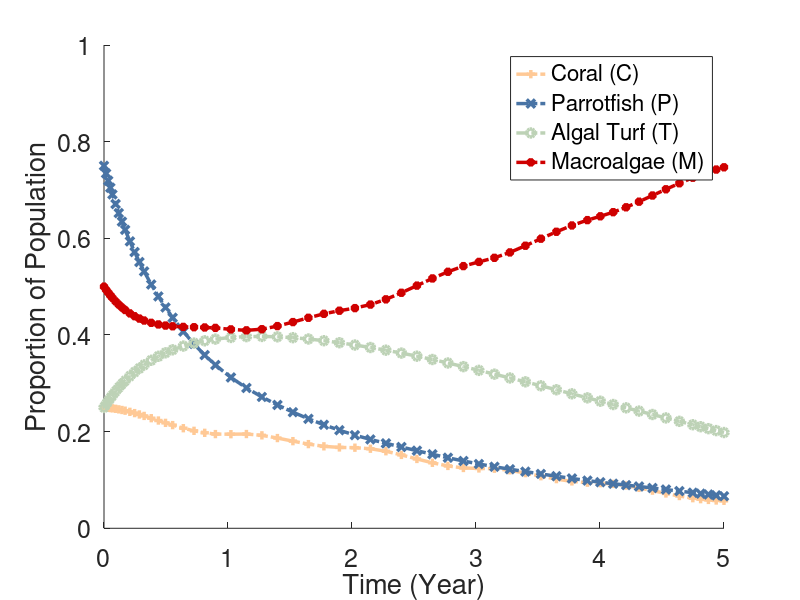

Write the MATLAB code that produced this figure. (Note: this script raises an error after producing the figure.)
%%% Compartment Model Calculations
%%% Team Coral Reefsearchers
%
% Note: In order to use Animation View, function 'f' and variables [t, ya]
%       must be loaded into the workspace first by running Single View then
%       commenting out Single View.
%--------------------------------------------------------------------------
%% Parameter Values
mu1 = 0.15; % mortality rate of coral reefs
mu2 = 0.22; % natural death rate of parrotfish
q = 0.47; % intrinsic growth rate for parrotfish
omega = 1; % %maximum grazing intensity
sigma = 0.01; % rate that parrotfish bite corals
r = 0.5; % rate that coral recruit to overgrow algal turfs
phi = 0.8; %rate that macroalgae spread vegetative over algal turfs
beta = 1; % carrying capacity

a0 = 0.99; % rate that coral is overgrown by macroalgae
h = 0.1; %<----CONTROL VARIABLE FOR GAME THEORY

%grazing intensity 'g'
g = @(P) (omega*P)/beta;

%sin function of 
a = @(t) abs((a0*(9*sin(pi*t)+1))/(10));

%--------------------------------------------------------------------------


%--------------------------------------------------------------------------
%% Compartment Initial Conditions
C = 1/4;
P = 3/4;
T = 1/4;
M = 1/2;
Prop_Total = C + T + M;
%--------------------------------------------------------------------------


%--------------------------------------------------------------------------
%% Single View - System of Differential Equations
% dC/dt = rTC + sigmaPC - C(aM + d)
% dP/dt = qP(1-P/betaC) - (h + mu)P 
% dT/dt = dC + (g(P)M)/(M + T) - (rC + phiM)T
% dM/dt = aMC + phiMT - (g(P)M)/(M + T)
%
% C = y(1), P = y(2), T = y(3), M = y(4), C+T+M = y(5)
f = @(t,y) [r*y(3)*y(1) + sigma*y(2)*y(1) - y(1)*(a(t)*y(4) + mu1),
        q*y(2)*(1-(y(2)/(beta*y(1)))) - (h+mu2)*y(2), 
        mu1*y(1) +  (g(y(2))*y(4))/(y(4)+y(3)) - (r*y(1) + phi*y(4))*y(3),
        a(t) * y(4)*y(1) + phi*y(4)*y(3) - (g(y(2))*y(4))/(y(4)+y(3)),
        y(1)+y(3)+y(4)];
            
[t,ya] = ode45(f, [0 5], [C, P, T, M, Prop_Total]);

figure
hold on
plot(t, ya(:,1), '+-.', 'Color', '#FFC996', 'Linewidth', 2.5)
plot(t, ya(:,2), 'x-.', 'Color', '#4974A5', 'Linewidth', 2.5)
plot(t, ya(:,3), 'o-.', 'Color', '#BDD2B6', 'Linewidth', 2.5)
plot(t, ya(:,4), '*-.', 'Color', '#CF0000', 'Linewidth', 2.5)
%legend('Coral (C)', 'Algal Turf (T)', 'Macroalgae (M)')
set(gca, 'FontSize',18);
ylim([0 1]);
legend('Coral (C)', 'Parrotfish (P)', 'Algal Turf (T)', 'Macroalgae (M)')
%text(0.25,0.05,txt, 'FontSize', 18);
xlabel('Time (Year)')
ylabel('Proportion of Population')
%--------------------------------------------------------------------------


%--------------------------------------------------------------------------
%% Animation View - System of Differential Equations
% for i = 1:length(t)
%     a0 = i/length(t);
%     a = @(t) abs((a0*(9*sin(pi*t)+1))/(10));
%     
%     % System of Differential Equations
%     f = @(t,y) [r*y(3)*y(1) + sigma*y(2)*y(1) - y(1)*(a(t)*y(4) + mu1),
%             q*y(2)*(1-(y(2)/(beta*y(1)))) - (h+mu2)*y(2), 
%             mu1*y(1) + (g(y(2))*y(4))/(y(4)+y(3)) - (r*y(1) + phi*y(4))*y(3),
%             a(t) * y(4)*y(1) + phi*y(4)*y(3) - (g(y(2))*y(4))/(y(4)+y(3)),
%             y(1)+y(3)+y(4)];
%     
%     % Solve using ODE45
%     [t,ya] = ode45(f, [0 5], [C, P, T, M, 1]);
%     
%     % Plot
%     txt = ['a_0 = ' num2str(a0)]; % shows value of param value at iteration
%     
%     fig = figure;
%     hold on
%     plot(t, ya(:,1), '+-.', 'Color', '#FFC996', 'Linewidth', 2.5)
%     plot(t, ya(:,2), 'x-.', 'Color', '#4974A5', 'Linewidth', 2.5)
%     plot(t, ya(:,3), 'o-.', 'Color', '#BDD2B6', 'Linewidth', 2.5)
%     plot(t, ya(:,4), '*-.', 'Color', '#CF0000', 'Linewidth', 2.5)
%     
%     set(gca, 'FontSize',18); % sets axis & legend font size to 18
%     ylim([0 1]); % sets y-axis limit to always be 0-1
%     legend('Coral (C)','Parrotfish (P)','Algal Turf (T)','Macroalgae (M)')
%     text(0.25,0.05,txt, 'FontSize', 18); % displays text on plot
%     
%     xlabel('Time (Year)')
%     ylabel('Proportion of Population')
%     
%     % automatically save figure into root directory (where this .m file is
%     % stored)
%     fname = append('Frame-', num2str(i)); %file name of current iteration
%     saveas(fig, fname, 'png'); %save figure as .png
% end
%--------------------------------------------------------------------------


%--------------------------------------------------------------------------
%% Sensitivity Analysis
R0 = -(beta*mu1*(a*(mu1/r - 1) - (mu1*phi)/r))/(P*omega*r);
param_array = [mu1, mu2, q, omega, sigma, r, phi, beta, a0];

for i = 1:length(param_array)
    p_

end
%--------------------------------------------------------------------------
